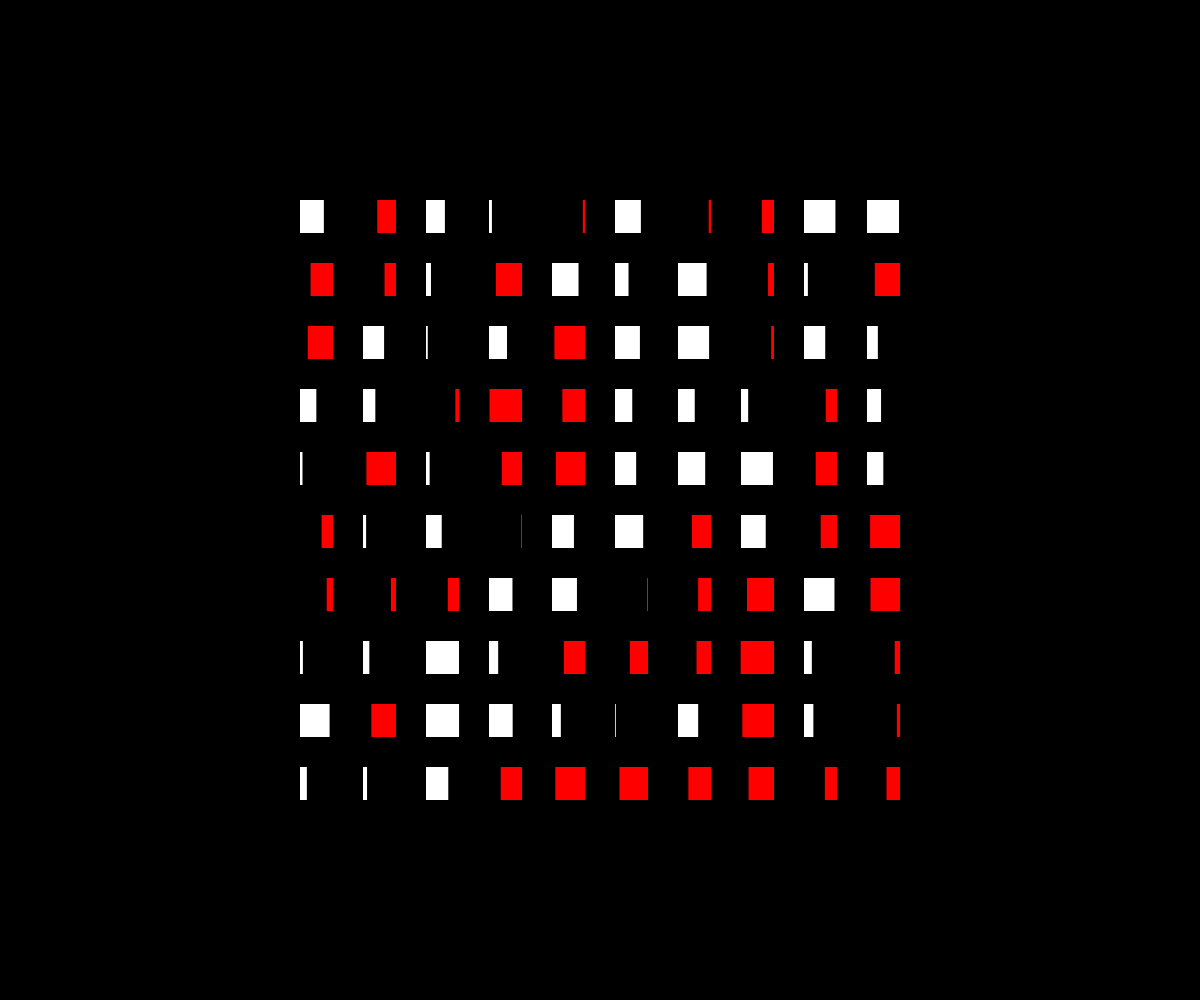
Frame 1 (no input)
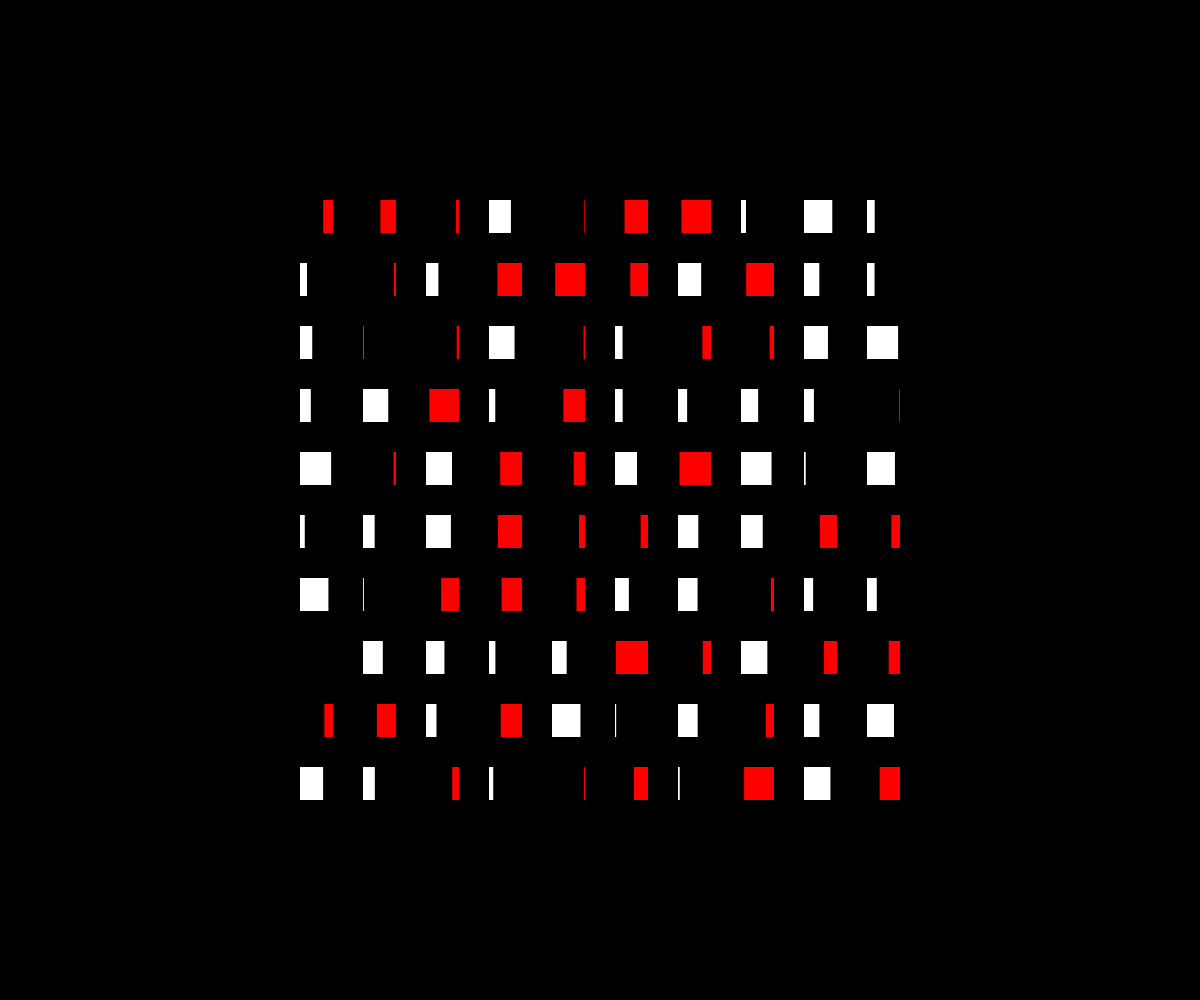
Frame 60 (no input)
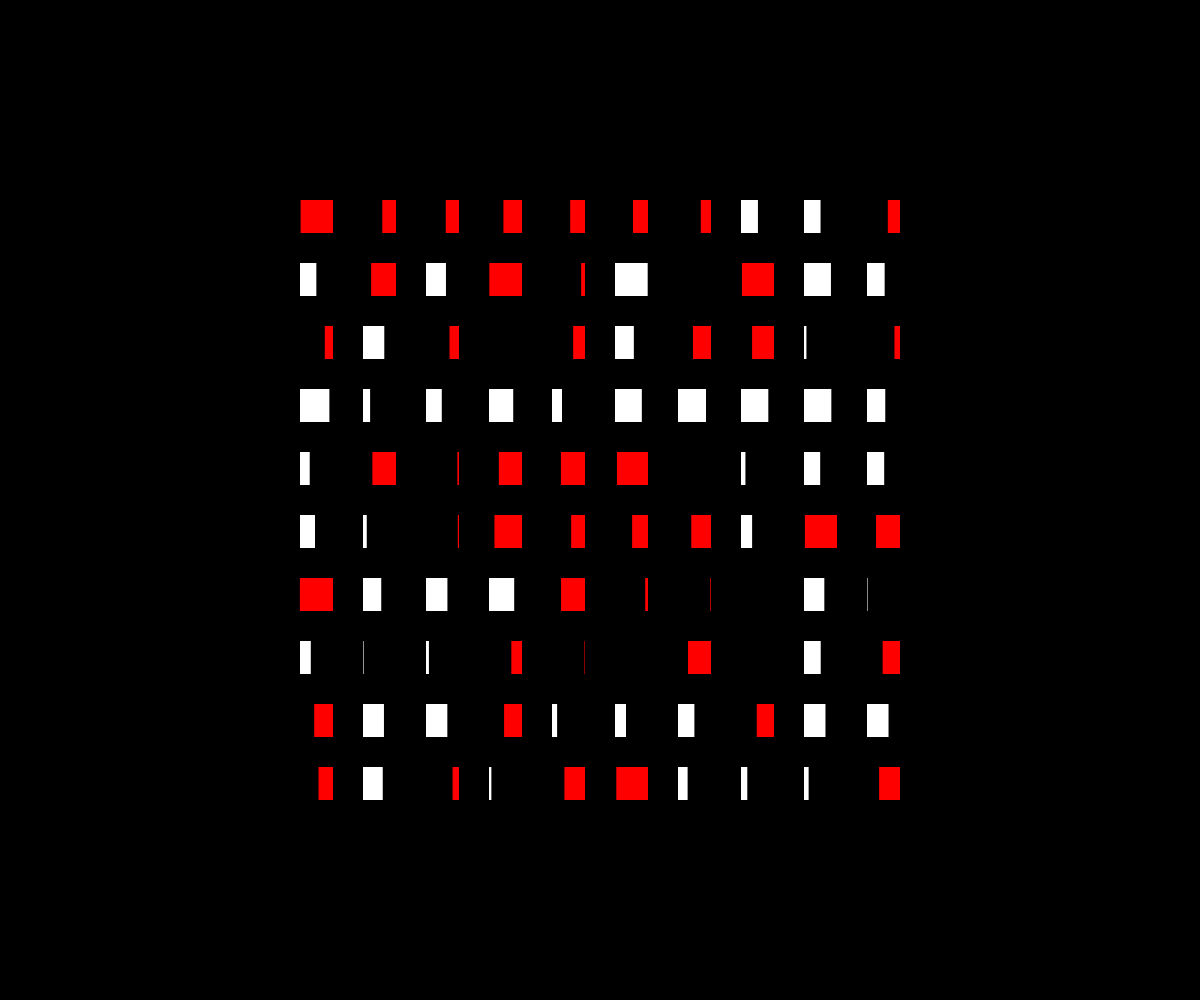
Frame 120 (the mouse pressed at the canvas centre since frame 60)

The p5.js sketch that drew these frames (run headless with seeded random() and noise() and a simulated clock; from frame 60 on, the mouse is pressed at the canvas centre):

// p5.js sketch
// ── sketch.js
let cells;
const gridSize = 10;
const gridWidth = 600;
const gridHeight = gridWidth;
let borderH;
let borderW;
const cellPadding = gridWidth / 20;
let cellSize;

function setup() {
  createCanvas(windowWidth, windowHeight);
  init();
}

function init() {
  cells = [];
  borderW = (windowWidth - gridWidth) / 2;
  borderH = (windowHeight - gridHeight) / 2;
  cellSize = (gridWidth - (gridSize - 1) * cellPadding) / gridSize;
  for (let xi = 0; xi < gridSize; xi++) {
    for (let yi = 0; yi < gridSize; yi++) {
      cells.push(new Cell(xi, yi, cellSize));
    }
  }
}

function draw() {
  background(0);
  cells.forEach(cell => {
    cell.update();
    cell.draw();
  });
}


class Cell {
  constructor(xi, yi, size) {
    this.init(xi, yi, size);
  }

  minSpeed = 0.1;
  maxSpeed = 1;
  minStroke = 0.5;
  maxStroke = 2.5;

  init(xi, yi, size) {
    this.xi = xi;
    this.yi = yi;
    this.xCenter = borderW + xi * (cellPadding + size) + size / 2;
    this.yCenter = borderH + yi * (cellPadding + size) + size / 2;
    this.x0 = borderW + xi * (cellPadding + size);
    this.y0 = borderH + yi * (cellPadding + size);
    this.size = size;
    this.xStart = map(random(0, 1), 0, 1, this.x0, this.x0 + this.size);
    this.setSpeed();
    this.fillColor = this.speed > 0 ? color(255) : color(255, 0, 0);
    this.x1 = this.xStart;
    this.y1 = this.y0;
    this.x2 = this.x1;
    this.y2 = this.y0 + this.size;
    this.dynSize = this.size;
  }

  setSpeed() {
    this.speed = random(this.minSpeed, this.maxSpeed);
    this.speed = this.speed * random([-1, 1]);
    this.fillColor = this.speed > 0 ? color(255) : color(255, 0, 0);
  }

  reset() {
    this.setSpeed();
    if (this.speed > 0) {
      this.x1 = this.x0;
    } else {
      this.x1 = this.x0 + this.size;
    }
  }

  update() {
    if (this.x1 < (this.x0 + this.size) && this.speed > 0) {
      this.x1 += this.speed;
    } else if (this.x1 > this.x0 && this.speed < 0) {
      this.x1 += this.speed;
    } else {
      this.reset();
    }
    this.x2 = this.x1;
    this.dynSize = this.speed > 0 ? this.x1 - this.x0 : this.x0 + this.size - this.x1;
  }


  draw() {
    //this.drawBorder();
    //this.drawLine();
    this.drawBox();
  }

  drawPoint() {
    push();
    translate(this.xCenter, this.yCenter);
    stroke(255);
    strokeWeight(5);
    point(0, 0);
    pop();
  }

  drawLine() {
    stroke(255);
    strokeWeight(1);
    line(this.x1, this.y1, this.x2, this.y2);
  }

  drawBox() {
    noStroke();
    fill(this.fillColor);
    if (this.speed > 0) {

      rect(this.x0, this.y0, this.dynSize, this.size);
    } else {
      rect(this.x1, this.y1, this.dynSize, this.size);
    }
  }

  drawBorder() {
    stroke(255);
    strokeWeight(0.5);
    noFill();
    square(this.x0, this.y0, this.size);
  }

}
